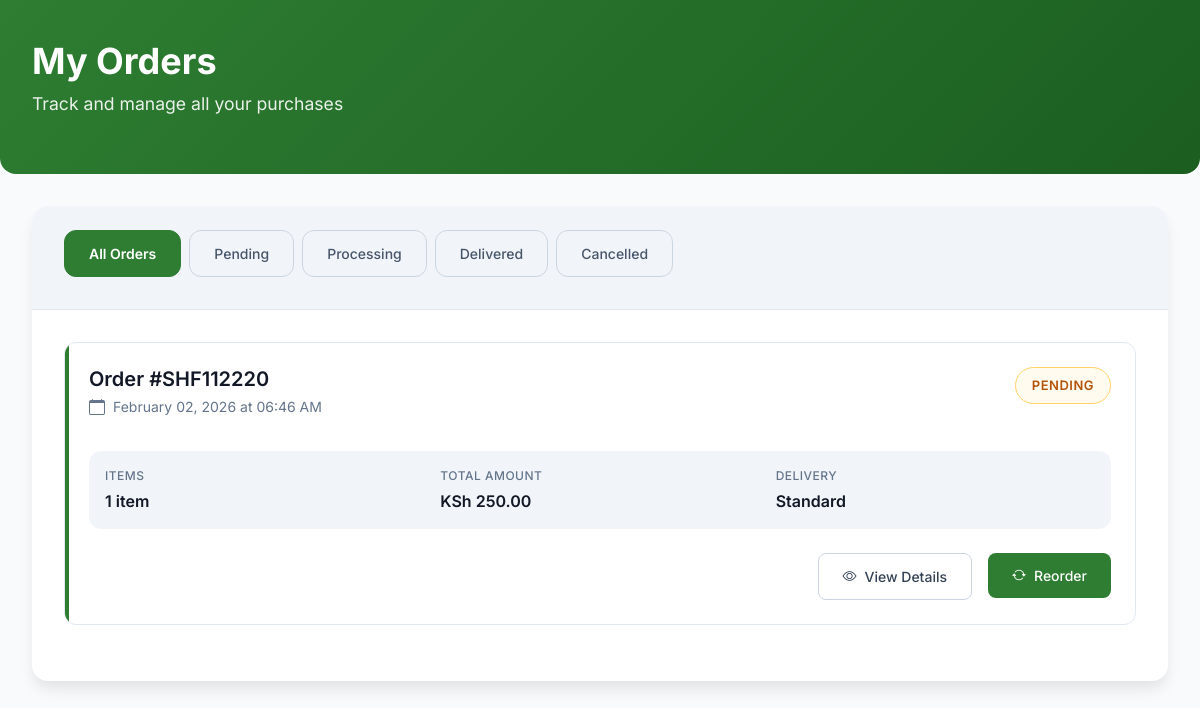
/orders (signed in), run on an earlier commit of the app's database.
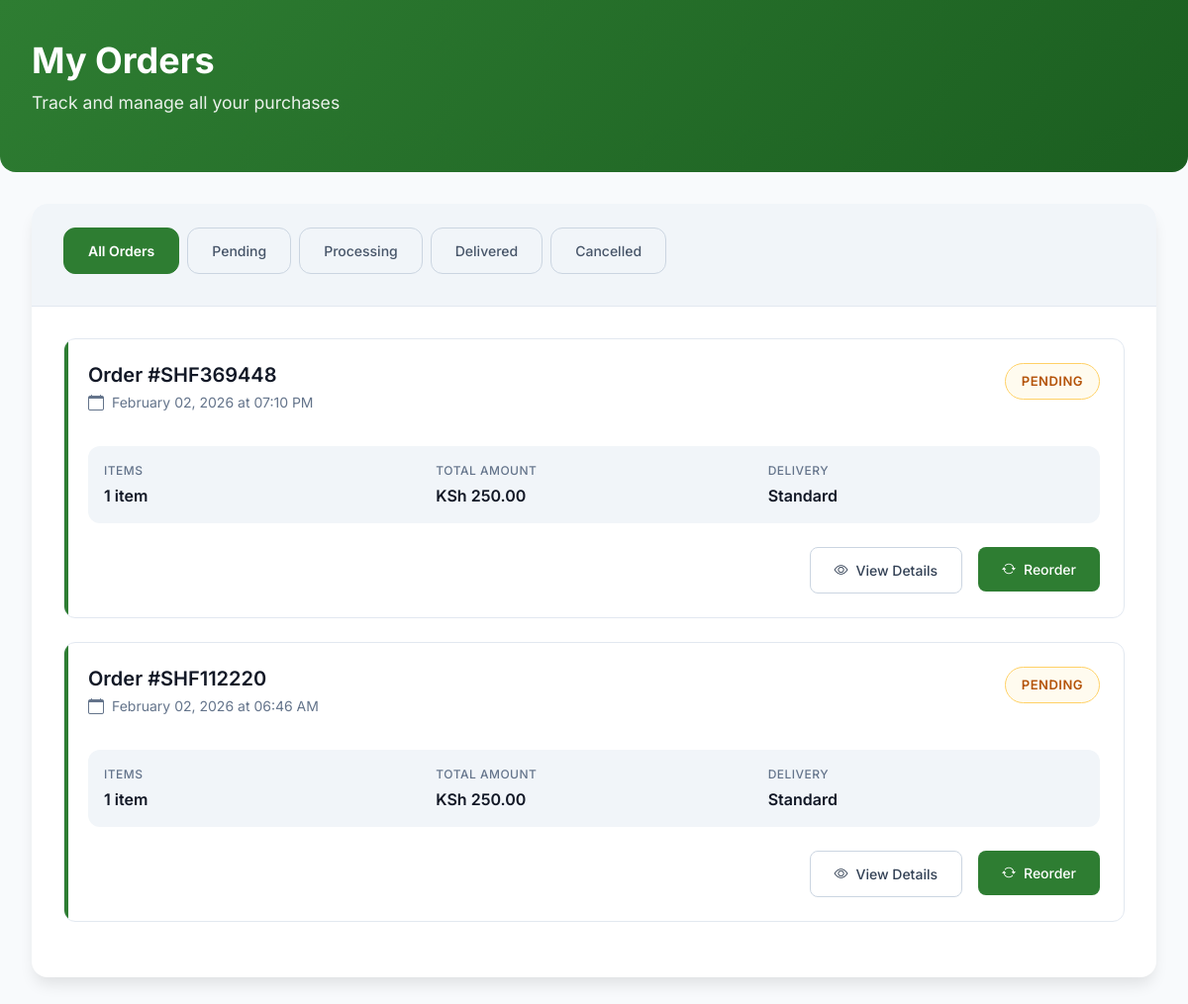
And on a later commit of the database.
### models.py (models this page shows)
class Order(db.Model):
    __tablename__ = "orders"
    id = db.Column(db.Integer, primary_key=True)
    user_id = db.Column(db.Integer, db.ForeignKey("users.id"), nullable=False)
    order_number = db.Column(db.String(50), unique=True, nullable=False)
    total_amount = db.Column(db.Numeric(10, 2), nullable=False)
    status = db.Column(db.String(50), default="pending")  # pending, processing, shipped, delivered, cancelled
    shipping_address = db.Column(db.Text)
    delivery_option = db.Column(db.String(100))
    notes = db.Column(db.Text)
    created_at = db.Column(db.DateTime, default=datetime.utcnow)
    updated_at = db.Column(db.DateTime, default=datetime.utcnow, onupdate=datetime.utcnow)
    items = db.relationship("OrderItem", backref="order", lazy=True, cascade="all, delete-orphan")

### app.py (the view)
    @app.route("/orders")
    @login_required
    def orders():
        from models import Order
        orders_list = Order.query.filter_by(user_id=current_user.id).order_by(Order.created_at.desc()).all()
        return render_template("user/orders.html", orders=orders_list)

### templates/user/orders.html (shortened to what this page needs)
<!DOCTYPE html>
<html lang="en">
<head>
    <link href="https://cdn.jsdelivr.net/npm/bootstrap@5.3.0-alpha1/dist/css/bootstrap.min.css" rel="stylesheet">
    <link href="https://cdn.jsdelivr.net/npm/bootstrap-icons@1.8.1/font/bootstrap-icons.css" rel="stylesheet">
</head>
<body>
    <header class="page-header">
        <div class="header-content">
            <h1>My Orders</h1>
            <p>Track and manage all your purchases</p>
        </div>
    </header>
    <main class="container">
        {% if orders %}
        <div class="orders-container">
            <div class="orders-tabs">
                <nav class="tabs-nav">
                    <button class="tab-btn active" onclick="filterOrders('all')">All Orders</button>
                    <button class="tab-btn" onclick="filterOrders('pending')">Pending</button>
                    <button class="tab-btn" onclick="filterOrders('processing')">Processing</button>
                    <button class="tab-btn" onclick="filterOrders('delivered')">Delivered</button>
                    <button class="tab-btn" onclick="filterOrders('cancelled')">Cancelled</button>
                </nav>
            </div>
            <div class="orders-list">
                {% for order in orders %}
                <div class="order-card" data-status="{{ order.status }}">
                    <div class="order-header">
                        <div class="order-info">
                            <h3>Order #{{ order.order_number }}</h3>
                            <p class="order-date">
                                <i class="bi bi-calendar"></i>
                                {{ order.created_at.strftime('%B %d, %Y at %I:%M %p') }}
                            </p>
                        </div>
                        <div class="order-status status-{{ order.status }}">
                            {{ order.status|title }}
                        </div>
                    </div>
                    <div class="order-details">
                        <div class="detail-item">
                            <span class="detail-label">Items</span>
                            <span class="detail-value">{{ order.items|length }} item{% if order.items|length != 1 %}s{% endif %}</span>
                        </div>
                        <div class="detail-item">
                            <span class="detail-label">Total Amount</span>
                            <span class="detail-value">{{ order.total_amount|currency }}</span>
                        </div>
                        <div class="detail-item">
                            <span class="detail-label">Delivery</span>
                            <span class="detail-value">{{ order.delivery_option|title if order.delivery_option else 'Standard' }}</span>
                        </div>
                    </div>
                    <div class="order-actions">
                        <a href="{{ url_for('order_detail', order_id=order.id) }}" class="btn-view">
                            <i class="bi bi-eye"></i> View Details
                        </a>
                        <form method="POST" action="{{ url_for('reorder', order_id=order.id) }}" class="reorder-form">
                            <button type="submit" class="btn-reorder">
                                <i class="bi bi-arrow-repeat"></i> Reorder
                            </button>
                        </form>
                    </div>
                </div>
                {% endfor %}
            </div>
        </div>
        {% endif %}
    </main>
</body>
</html>

### templates/user/orders.html (style rules this page uses)
:root { --primary-color: #2e7d32; --primary-light: #e8f5e8; --secondary-color: #1b5e20; --success-color: #06d6a0; --warning-color: #ffd166; --danger-color: #ef476f; --dark-color: #121826; --light-color: #f8fafc; --gray-100: #f1f5f9; --gray-200: #e2e8f0; --gray-300: #cbd5e1; --gray-400: #94a3b8; --gray-500: #64748b; --gray-600: #475569; --gray-700: #334155; --gray-800: #1e293b; --radius-sm: 8px; --radius-md: 12px; --radius-lg: 16px; --radius-xl: 24px; --shadow-sm: 0 1px 2px 0 rgba(0, 0, 0, 0.05); --shadow-md: 0 4px 6px -1px rgba(0, 0, 0, 0.1); --shadow-lg: 0 10px 15px -3px rgba(0, 0, 0, 0.1); --shadow-xl: 0 20px 25px -5px rgba(0, 0, 0, 0.1); }
* { margin: 0; padding: 0; box-sizing: border-box; }
body { font-family: 'Inter', -apple-system, BlinkMacSystemFont, sans-serif; background-color: var(--light-color); color: var(--gray-800); line-height: 1.5; }
.page-header { background: linear-gradient(135deg, var(--primary-color) 0%, var(--secondary-color) 100%); color: white; padding: 2.5rem 0; margin-bottom: 2rem; border-radius: 0 0 var(--radius-lg) var(--radius-lg); }
.header-content { max-width: 1200px; margin: 0 auto; padding: 0 2rem; }
.header-content h1 { font-size: 2.25rem; font-weight: 700; margin-bottom: 0.5rem; }
.header-content p { font-size: 1.1rem; opacity: 0.9; }
.container { max-width: 1200px; margin: 0 auto; padding: 0 2rem 3rem; }
.orders-container { background: white; border-radius: var(--radius-lg); box-shadow: var(--shadow-lg); overflow: hidden; }
.orders-tabs { background: var(--gray-100); padding: 1.5rem 2rem; border-bottom: 1px solid var(--gray-200); }
.tabs-nav { display: flex; gap: 0.5rem; overflow-x: auto; padding-bottom: 0.5rem; }
.tab-btn { padding: 0.75rem 1.5rem; background: transparent; border: 1px solid var(--gray-300); border-radius: var(--radius-md); color: var(--gray-600); font-weight: 500; font-size: 14px; cursor: pointer; white-space: nowrap; transition: all 0.2s; }
.tab-btn.active { background: var(--primary-color); border-color: var(--primary-color); color: white; font-weight: 600; }
.orders-list { padding: 2rem; }
.order-card { background: white; border: 1px solid var(--gray-200); border-radius: var(--radius-md); padding: 1.5rem; margin-bottom: 1.5rem; transition: all 0.3s ease; position: relative; overflow: hidden; }
.order-card::before { content: ''; position: absolute; left: 0; top: 0; bottom: 0; width: 4px; background: var(--primary-color); border-radius: var(--radius-md) 0 0 var(--radius-md); }
.order-header { display: flex; justify-content: space-between; align-items: flex-start; margin-bottom: 1rem; }
.order-info h3 { font-size: 1.25rem; font-weight: 600; color: var(--dark-color); margin-bottom: 0.25rem; }
.order-date { color: var(--gray-500); font-size: 14px; display: flex; align-items: center; gap: 0.5rem; }
.order-date i { font-size: 16px; }
.order-status { padding: 0.5rem 1rem; border-radius: 20px; font-size: 13px; font-weight: 600; text-transform: uppercase; letter-spacing: 0.5px; }
.status-pending { background: rgba(255, 209, 102, 0.1); color: #b45309; border: 1px solid var(--warning-color); }
.order-details { display: grid; grid-template-columns: repeat(auto-fit, minmax(150px, 1fr)); gap: 1rem; margin-bottom: 1.5rem; padding: 1rem; background: var(--gray-100); border-radius: var(--radius-md); }
.detail-item { display: flex; flex-direction: column; }
.detail-label { font-size: 12px; color: var(--gray-500); font-weight: 500; text-transform: uppercase; letter-spacing: 0.5px; margin-bottom: 0.25rem; }
.detail-value { font-size: 16px; font-weight: 600; color: var(--dark-color); }
.order-actions { display: flex; gap: 1rem; justify-content: flex-end; }
.btn-view { padding: 0.75rem 1.5rem; background: transparent; border: 1px solid var(--gray-300); border-radius: var(--radius-sm); color: var(--gray-700); font-weight: 500; font-size: 14px; cursor: pointer; transition: all 0.2s; text-decoration: none; display: inline-flex; align-items: center; gap: 0.5rem; }
.btn-reorder { padding: 0.75rem 1.5rem; background: var(--primary-color); border: none; border-radius: var(--radius-sm); color: white; font-weight: 500; font-size: 14px; cursor: pointer; transition: all 0.2s; display: inline-flex; align-items: center; gap: 0.5rem; }
.order-card { animation: fadeIn 0.3s ease forwards; }
.order-card:nth-child(1) { animation-delay: 0.1s; }
.order-card:nth-child(2) { animation-delay: 0.2s; }

What changed in the data, as far as the page shows it:
added Order: order_number "SHF369448", created_at "February 02, 2026 at 07:10 PM", status "PENDING", items|length "1", total_amount "KSh 250.00", delivery_option "Standard"
